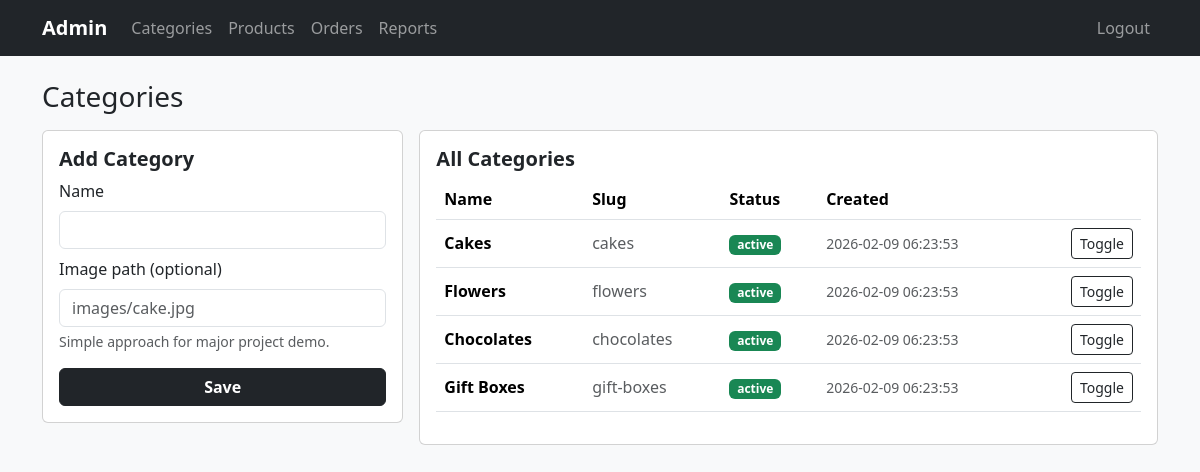
The app's page /admin/categories.php (signed in) with its own data.
### tables this page shows
CREATE TABLE categories (
  id INT AUTO_INCREMENT PRIMARY KEY,
  name VARCHAR(80) NOT NULL,
  slug VARCHAR(120) NOT NULL UNIQUE,
  image VARCHAR(255) NULL,
  status TINYINT(1) NOT NULL DEFAULT 1,
  created_at DATETIME NOT NULL DEFAULT CURRENT_TIMESTAMP
);

### helpers/functions.php (called while the page is built, shortened)
<?php
function e(string $value): string {
    return htmlspecialchars($value, ENT_QUOTES, 'UTF-8');
}
function url(string $base_path, string $path): string {
    $path = '/' . ltrim($path, '/');
    return $base_path . $path;
}
?>

### admin/categories.php (the view, shortened to what this page needs)
<?php
require __DIR__ . '/../config/bootstrap.php';
$name = $image = '';
$cats = $pdo->query("SELECT id,name,slug,status,created_at FROM categories ORDER BY created_at DESC")->fetchAll();
include __DIR__ . '/includes/top.php';
?>
<h3 class="mb-3">Categories</h3>
<div class="row g-3">
  <div class="col-lg-4">
    <div class="card">
      <div class="card-body">
        <h5 class="fw-bold">Add Category</h5>
        <form method="post">
          <div class="mb-2">
            <label class="form-label">Name</label>
            <input class="form-control" name="name" value="<?= e($name) ?>" required>
          </div>
          <div class="mb-3">
            <label class="form-label">Image path (optional)</label>
            <input class="form-control" name="image" value="<?= e($image) ?>" placeholder="images/cake.jpg">
            <div class="form-text">Simple approach for major project demo.</div>
          </div>
          <button class="btn btn-dark fw-bold w-100">Save</button>
        </form>
      </div>
    </div>
  </div>
  <div class="col-lg-8">
    <div class="card">
      <div class="card-body">
        <h5 class="fw-bold">All Categories</h5>
        <div class="table-responsive">
          <table class="table align-middle">
            <thead><tr><th>Name</th><th>Slug</th><th>Status</th><th>Created</th><th></th></tr></thead>
            <tbody>
              <?php foreach($cats as $c): ?>
                <tr>
                  <td class="fw-semibold"><?= e($c['name']) ?></td>
                  <td class="text-muted"><?= e($c['slug']) ?></td>
                  <td>
                    <span class="badge text-bg-<?= $c['status']? 'success':'secondary' ?>"><?= $c['status']? 'active':'inactive' ?></span>
                  </td>
                  <td class="text-muted small"><?= e($c['created_at']) ?></td>
                  <td class="text-end">
                    <a class="btn btn-sm btn-outline-dark" href="<?= e(url($base_path,'admin/categories.php?toggle='.(int)$c['id'])) ?>">
                      Toggle
                    </a>
                  </td>
                </tr>
              <?php endforeach; ?>
            </tbody>
          </table>
        </div>
      </div>
    </div>
  </div>
</div>
<?php include __DIR__ . '/includes/bottom.php'; ?>

### records on screen
categories: name "Cakes", slug "cakes", status "active", created_at "2026-02-09 06:23:53"
categories: name "Flowers", slug "flowers", status "active", created_at "2026-02-09 06:23:53"
categories: name "Chocolates", slug "chocolates", status "active", created_at "2026-02-09 06:23:53"
categories: name "Gift Boxes", slug "gift-boxes", status "active", created_at "2026-02-09 06:23:53"
